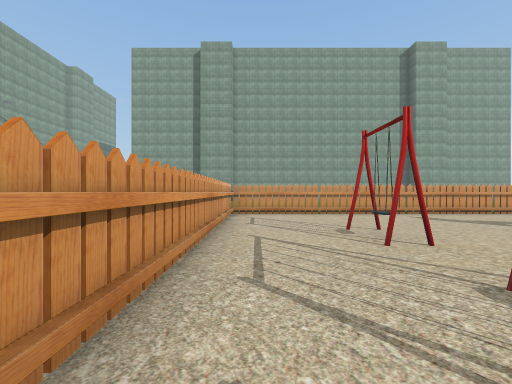
view 1 (above)

16 first-person views from a walk through a 3-D level made in the Unity game engine. The camera is 1.4 m above the floor, looks level and sees 90° across. The floor is counted in squares, 2 m on a side. Each view is taken from the middle of a square. On the plan, view 1 faces up. The plan holds only what a view shows up to about 9 squares ahead; the rest is blank. The place goes on beyond the plan. The player is left out. Some animated figures are left out. Some surface patterns are stand-ins.

view 2
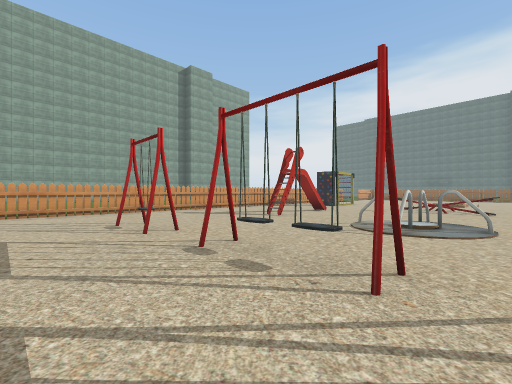

view 3
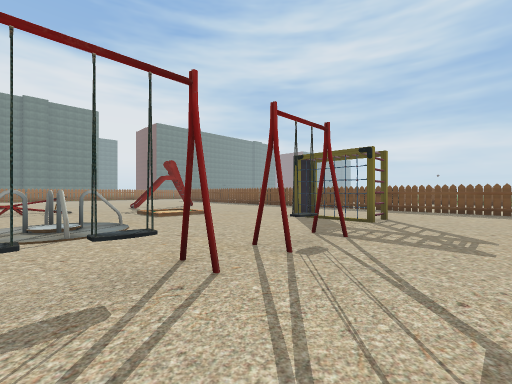

view 4
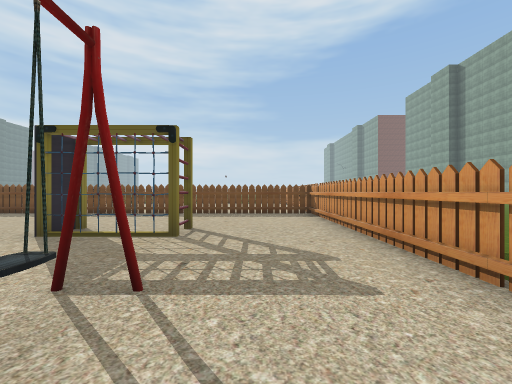

view 5
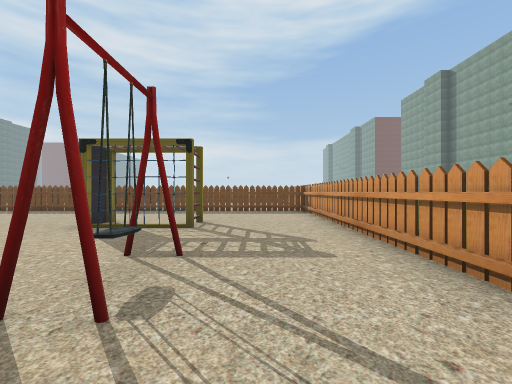

view 6
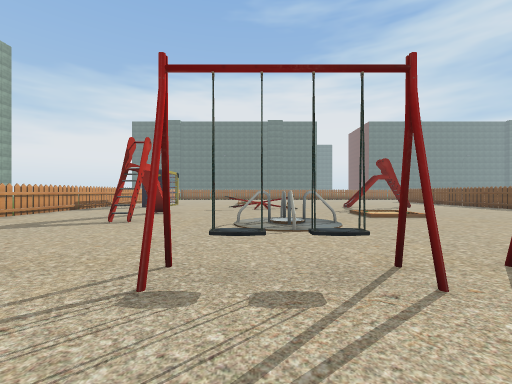

view 7
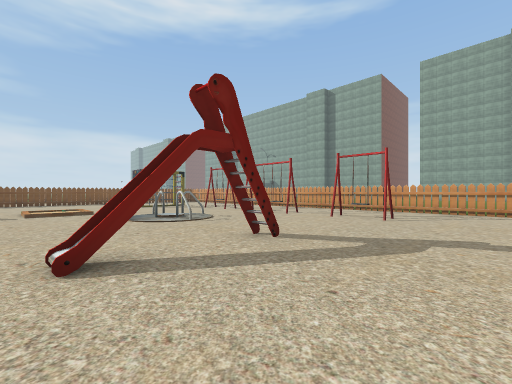

view 8
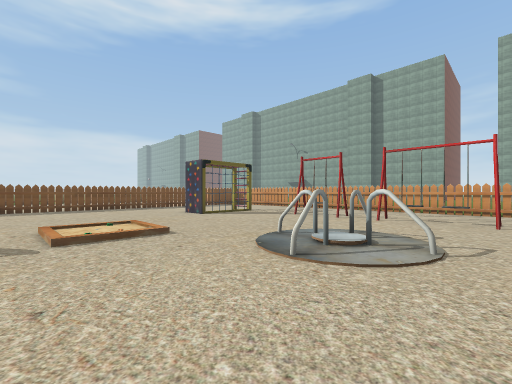

view 9
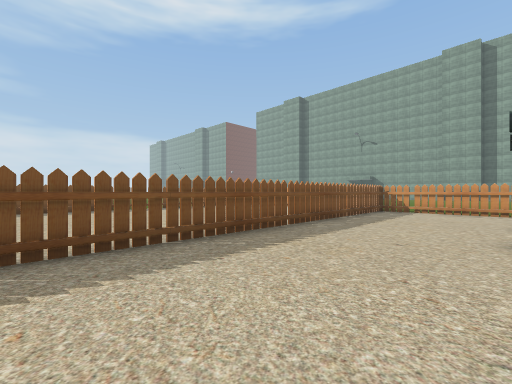

view 10
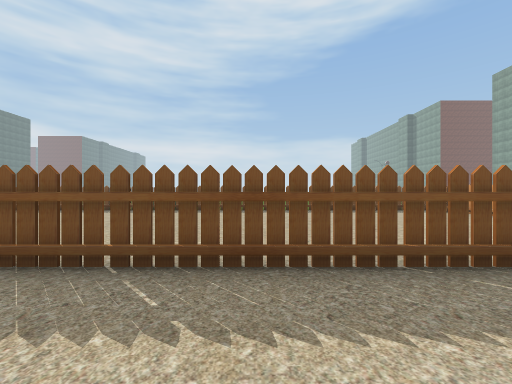

view 11
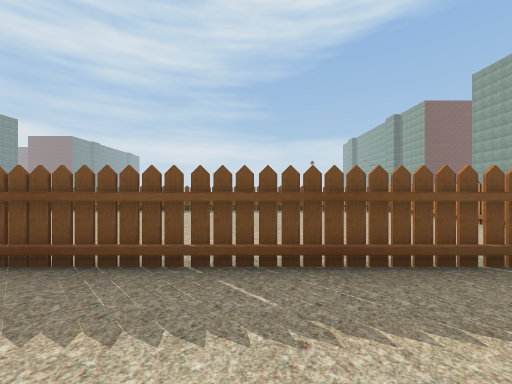

view 12
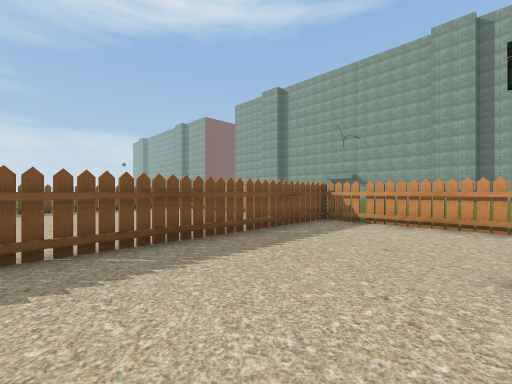

view 13
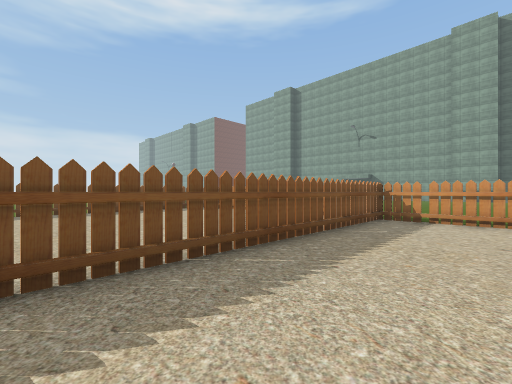

view 14
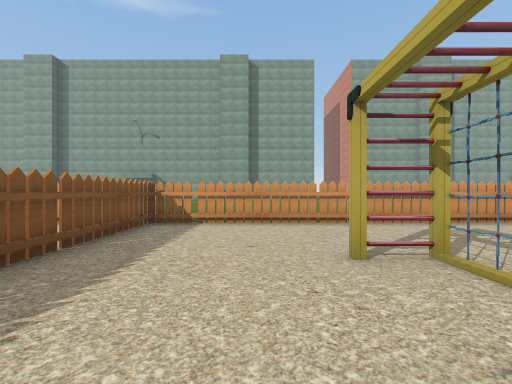

view 15
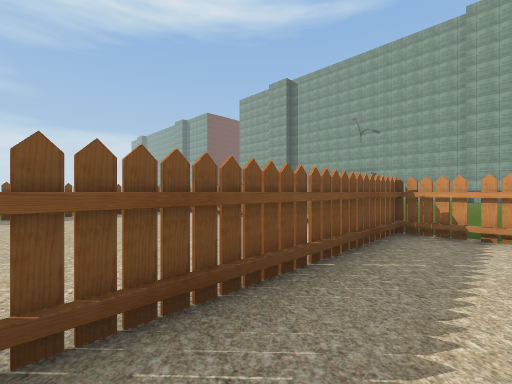

view 16
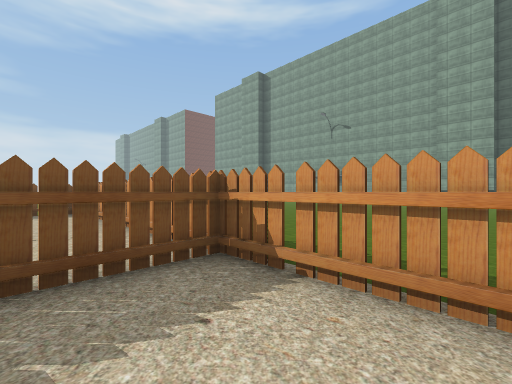

### Floor plan
Key: @ floor where view 1 was taken; # wall or solid block; x gap in a wall; . main floor; : floor 0.25 m higher than the main floor; / step, stairs or slope; T thing the floor can be seen under or through.
Columns run from 8 left of view 1 to 9 right of it. Each row starts with its distance up from view 1.
  9          ..
  8        ###########
  7        #..........
  6        #..........
  5        #..........
  4        #..#...#.#.
  3        #..........
  2        #..........
  1        #......#...
  0        #@....##...
 -1        #..#.......
 -2        #.......//.
 -3        #..#..../:.
 -4       .#..........
 -5      ..#..TTT.....
 -6     ...#..........
 -7 .......#..........
 -8 .......x..........
 -9 .......#TTTTTTTTTT
-10  ......#..........
-11    ..  #..........
-12        #..........
-13        #..........
-14        #..........
-15        #.........
-16        #.  .....
-17        ###########

Where each view was taken, in squares from view 1:
view 1: 0 up, 0 right, facing up
view 2: 1 down, 0 right, facing up-right
view 3: 1 up, 0 right, facing down-right
view 4: 1 down, 1 right, facing down
view 5: 0 up, 1 right, facing down
view 6: 1 up, 0 right, facing right
view 7: 7 up, 9 right, facing down-left
view 8: 2 up, 9 right, facing down-left
view 9: 6 down, 9 right, facing down-left
view 10: 7 down, 6 right, facing down
view 11: 7 down, 4 right, facing down
view 12: 6 down, 5 right, facing down-left
view 13: 7 down, 6 right, facing down-left
view 14: 7 down, 5 right, facing left
view 15: 8 down, 4 right, facing down-left
view 16: 7 down, 1 right, facing down-left
